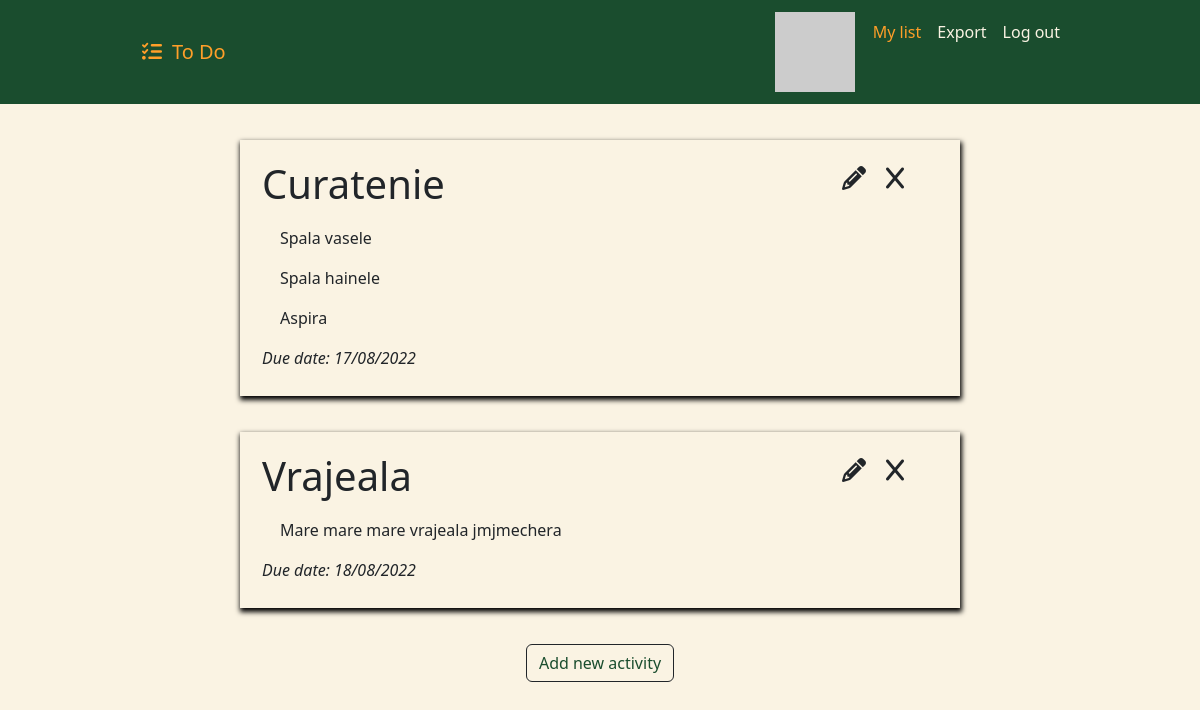
Screenshot of / (signed in) with the database file from the repository.
### app.py (models this page shows)
class ToDo(db.Model):
    __tablename__ = "todos"
    id = db.Column(db.Integer, primary_key=True)
    title = db.Column(db.String(30), unique=True, nullable=False)
    description = db.Column(db.String(100), nullable=False)
    due_date = db.Column(db.String(15), nullable=False)
    author_id = db.Column(db.Integer, db.ForeignKey("users.id"))
    author = relationship("User", back_populates="tasks")

### app.py (the view)
@app.route('/')
def index():
    try:
        all_tasks = ToDo.query.filter_by(author_id=current_user.id).all()
    except AttributeError:
        all_tasks = []
        return render_template("index.html", tasks=all_tasks)
    return render_template("index.html", tasks=all_tasks)

### app.py (called while the page is built)
@login_manager.user_loader
def load_user(user_id):
    return User.query.get(user_id)

### templates/index.html (shortened to what this page needs)
{% extends "base.html" %}
{% block home %}
active
{% endblock %}
{% block contents %}
    {% for task in tasks %}
        <div class="todo-item">
            <div class="container-fluid row">
                <h1 class="todo-title col-8"> {{ task.title }}</h1>
                <ul class="nav justify-content-end col-4">
                    <li class="nav-item edit-button">
                        <a href="{{ url_for('edit', task_id=task.id) }}"><i class="fa-solid fa-pencil"></i></a>
                    </li>
                    <li class="nav-item delete-button">
                        <a href="{{ url_for('delete', task_id=task.id) }}"><i class="fa-solid fa-x"></i></a>
                    </li>
                </ul>
                <div class="description-container">
                    {{ task.description | safe() }}
                </div>
                <p><em>Due date: {{ task.due_date }}</em></p>
            </div>
        </div>
    {% endfor %}
    {% if current_user.is_authenticated %}
    <div class="button-container">
        <a href="{{ url_for('add_activity') }}"><button class="btn btn-large btn-outline-dark"> Add new activity </button></a>
    </div>
    {% endif %}
{% endblock %}

### static/css/styles.css (style rules this page uses)
body { background-color: #FAF3E3; }
.todo-item { margin: 3% 20%; padding: 10px; background-color: #FAF3E3; box-shadow: 1px 3px 5px 1px #000000; }
h1 { padding: 10px; }
.edit-button, .delete-button { padding: 10px; font-size: 1.5rem; transition: 0.5s; }
.todo-item a { all: unset; }
.button-container { text-align: center; padding-bottom: 3%; }
.btn-outline-dark { color: #1A4D2E; }
.description-container { padding-left: 30px; }

### rows the page displays
ToDo: title "Curatenie", description "Spala vasele Spala hainele Aspira", due_date "17/08/2022"
ToDo: title "Vrajeala", description "Mare mare mare vrajeala jmjmechera", due_date "18/08/2022"
